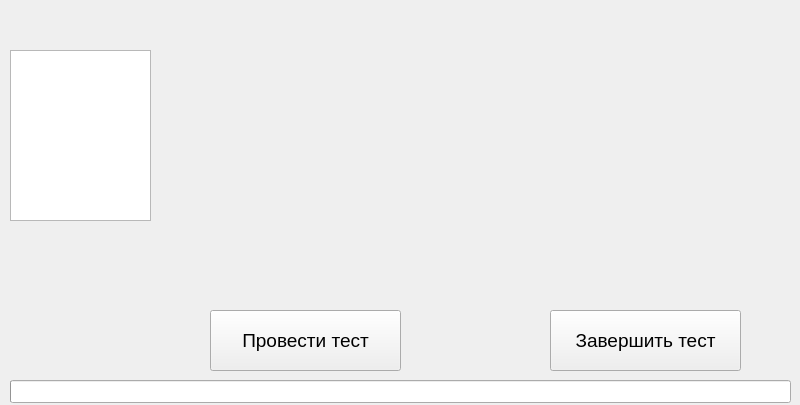
<?xml version="1.0" encoding="UTF-8"?>
<ui version="4.0">
 <class>MainWindow</class>
 <widget class="QMainWindow" name="MainWindow">
  <property name="geometry">
   <rect>
    <x>0</x>
    <y>0</y>
    <width>800</width>
    <height>405</height>
   </rect>
  </property>
  <property name="windowTitle">
   <string/>
  </property>
  <property name="layoutDirection">
   <enum>Qt::LeftToRight</enum>
  </property>
  <property name="autoFillBackground">
   <bool>false</bool>
  </property>
  <widget class="QWidget" name="centralwidget">
   <widget class="QPushButton" name="StartB">
    <property name="geometry">
     <rect>
      <x>210</x>
      <y>310</y>
      <width>191</width>
      <height>61</height>
     </rect>
    </property>
    <property name="font">
     <font>
      <pointsize>14</pointsize>
     </font>
    </property>
    <property name="text">
     <string>Провести тест</string>
    </property>
   </widget>
   <widget class="QProgressBar" name="progressBar">
    <property name="geometry">
     <rect>
      <x>10</x>
      <y>380</y>
      <width>781</width>
      <height>23</height>
     </rect>
    </property>
    <property name="maximum">
     <number>500</number>
    </property>
    <property name="value">
     <number>0</number>
    </property>
    <property name="textVisible">
     <bool>false</bool>
    </property>
   </widget>
   <widget class="QLabel" name="Pic1lb">
    <property name="geometry">
     <rect>
      <x>170</x>
      <y>0</y>
      <width>300</width>
      <height>300</height>
     </rect>
    </property>
    <property name="autoFillBackground">
     <bool>true</bool>
    </property>
    <property name="text">
     <string/>
    </property>
   </widget>
   <widget class="QLabel" name="Pic2lb">
    <property name="geometry">
     <rect>
      <x>490</x>
      <y>0</y>
      <width>300</width>
      <height>300</height>
     </rect>
    </property>
    <property name="autoFillBackground">
     <bool>true</bool>
    </property>
    <property name="text">
     <string/>
    </property>
   </widget>
   <widget class="QPushButton" name="ExitB">
    <property name="geometry">
     <rect>
      <x>550</x>
      <y>310</y>
      <width>191</width>
      <height>61</height>
     </rect>
    </property>
    <property name="font">
     <font>
      <pointsize>14</pointsize>
     </font>
    </property>
    <property name="text">
     <string>Завершить тест</string>
    </property>
   </widget>
   <widget class="QTextEdit" name="Log">
    <property name="geometry">
     <rect>
      <x>10</x>
      <y>50</y>
      <width>141</width>
      <height>171</height>
     </rect>
    </property>
    <property name="font">
     <font>
      <pointsize>8</pointsize>
     </font>
    </property>
    <property name="readOnly">
     <bool>true</bool>
    </property>
   </widget>
  </widget>
 </widget>
 <resources/>
 <connections>
  <connection>
   <sender>StartB</sender>
   <signal>pressed()</signal>
   <receiver>MainWindow</receiver>
   <slot>slot1()</slot>
   <hints>
    <hint type="sourcelabel">
     <x>305</x>
     <y>340</y>
    </hint>
    <hint type="destinationlabel">
     <x>399</x>
     <y>239</y>
    </hint>
   </hints>
  </connection>
  <connection>
   <sender>ExitB</sender>
   <signal>pressed()</signal>
   <receiver>MainWindow</receiver>
   <slot>slot3()</slot>
   <hints>
    <hint type="sourcelabel">
     <x>645</x>
     <y>340</y>
    </hint>
    <hint type="destinationlabel">
     <x>399</x>
     <y>202</y>
    </hint>
   </hints>
  </connection>
 </connections>
 <slots>
  <signal>signal1()</signal>
  <slot>slot1()</slot>
  <slot>slot2()</slot>
  <slot>slot3()</slot>
 </slots>
</ui>
